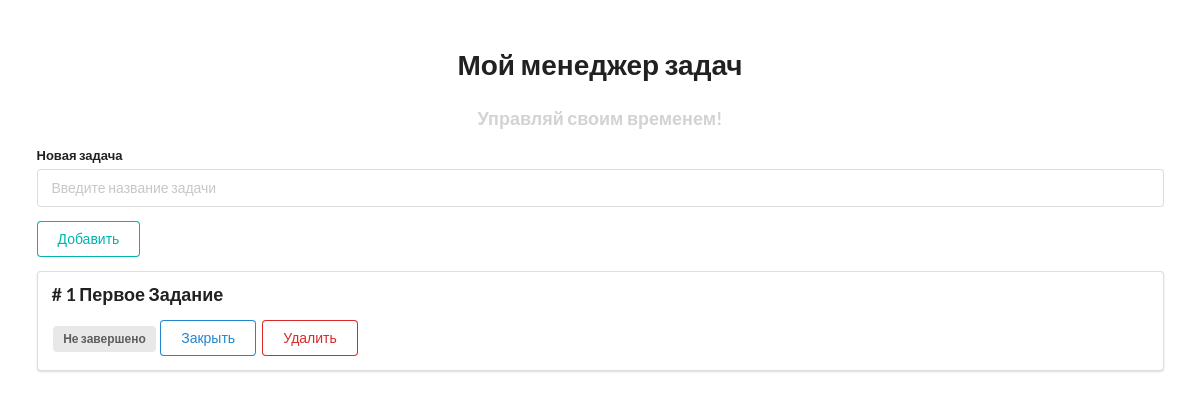
Before: / with the older database file.
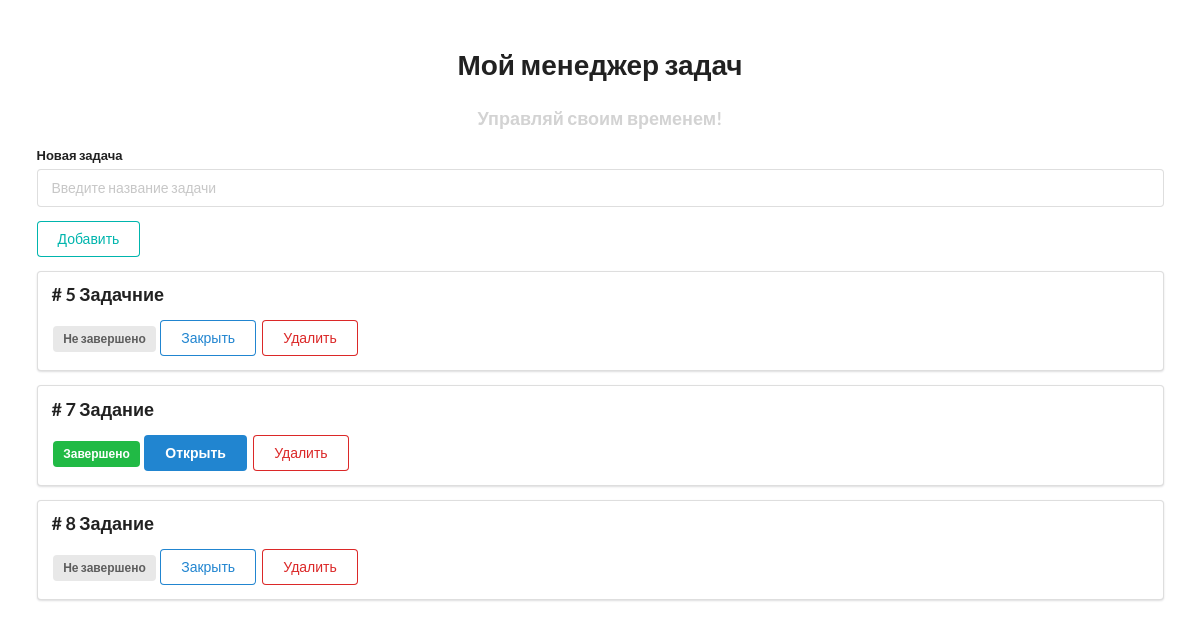
After: the same page with the newer database file.
### todo_list/models.py (models this page shows, shortened)
class ToDo(models.Model):
    title = models.CharField("Название Задания", max_length=500)
    is_complete = models.BooleanField("Завершено", default=False)
    class Meta:
        verbose_name = "Задание"
        verbose_name_plural = "Задания"

### todo_list/views.py (the view)
# urls.py: path("", views.index, name="index"),
def index(request):
    todos = ToDo.objects.all()
    return render(
        request,
        "todo_project/index.html",
        {"todo_list": todos, "title": "Главная Страница"},
    )

### templates/todo_project/index.html (shortened to what this page needs)
{% extends "todo_project/layout.html" %}
{% block content %}
<div style="margin-top: 50px;" class="ui container">
    <h1 class="ui center aligned header">Мой менеджер задач</h1>
    <h3 class=" test_style ">Управляй своим временем!</h3>
    <form class="ui form" action="{% url 'add' %}" method="post">
        <div class="field">
            <label>Новая задача</label>
            <input type="text" name="title" placeholder="Введите название задачи"><br>
        </div>
        <button class="ui teal basic button" type="submit">Добавить</button>
    </form>
    {% for todo in todo_list %}
    <div class="ui segment container ">
        <p class="ui big header"># {{todo.id}} {{todo.title}}</p>
        {% if todo.is_complete == False %}
        <span class="ui gray label">Не завершено</span>
        <a class="ui primary basic button" href="{% url 'update' todo_id=todo.id %}">Закрыть</a>
        {% else %}
        <span class="ui green label">Завершено</span>
        <a class="ui blue button" href="{% url 'update' todo_id=todo.id %}">Открыть</a>
        {% endif %}
        <a class="ui negative basic button" href="{% url 'delete' todo_id=todo.id %}">Удалить</a>
    </div>
    {% endfor %}
    {% endblock content %}

### templates/todo_project/layout.html (shortened to what this page needs)
<!doctype html>
{% load static %}
<html lang="ru">
<head>
    <link rel="stylesheet" href="https://cdn.jsdelivr.net/npm/semantic-ui@2.4.2/dist/semantic.min.css">
    <link rel="stylesheet" href="{% static 'todolist/css/style.css' %}">
</head>
<body>
    {% block content %}
    {% endblock content %}
</body>
</html>

### static/todo_list/css/style.css (style rules this page uses)
.test_style { text-align: center; color: lightgrey; }

Changed rows visible on the page:
removed ToDo: id "1", title "Первое Задание", is_complete "Не завершено"
added ToDo: id "5", title "Задачние", is_complete "Не завершено"
added ToDo: id "7", title "Задание", is_complete "Завершено"
added ToDo: id "8", title "Задание", is_complete "Не завершено"
